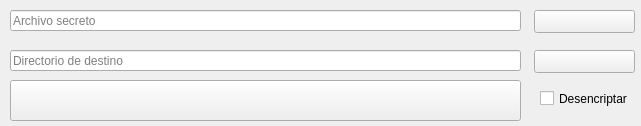
<?xml version="1.0" encoding="UTF-8"?>
<ui version="4.0">
 <class>decrypt_menu</class>
 <widget class="QMainWindow" name="decrypt_menu">
  <property name="geometry">
   <rect>
    <x>0</x>
    <y>0</y>
    <width>641</width>
    <height>126</height>
   </rect>
  </property>
  <property name="windowTitle">
   <string>Hides - El ocultador de archivos</string>
  </property>
  <property name="windowIcon">
   <iconset>
    <normaloff>../Icons/favicon.ico</normaloff>../Icons/favicon.ico</iconset>
  </property>
  <widget class="QWidget" name="centralwidget">
   <widget class="QPushButton" name="unzip_file_search">
    <property name="geometry">
     <rect>
      <x>534</x>
      <y>10</y>
      <width>101</width>
      <height>23</height>
     </rect>
    </property>
    <property name="text">
     <string/>
    </property>
    <property name="icon">
     <iconset>
      <normaloff>../Icons/zip-file-search.png</normaloff>../Icons/zip-file-search.png</iconset>
    </property>
   </widget>
   <widget class="QLineEdit" name="unzip_file">
    <property name="geometry">
     <rect>
      <x>10</x>
      <y>10</y>
      <width>511</width>
      <height>21</height>
     </rect>
    </property>
    <property name="readOnly">
     <bool>true</bool>
    </property>
    <property name="placeholderText">
     <string>Archivo secreto</string>
    </property>
   </widget>
   <widget class="QPushButton" name="output_dir_search">
    <property name="geometry">
     <rect>
      <x>534</x>
      <y>50</y>
      <width>101</width>
      <height>23</height>
     </rect>
    </property>
    <property name="text">
     <string/>
    </property>
    <property name="icon">
     <iconset>
      <normaloff>../Icons/folder-search.png</normaloff>../Icons/folder-search.png</iconset>
    </property>
   </widget>
   <widget class="QLineEdit" name="output_dir">
    <property name="geometry">
     <rect>
      <x>10</x>
      <y>50</y>
      <width>511</width>
      <height>21</height>
     </rect>
    </property>
    <property name="readOnly">
     <bool>true</bool>
    </property>
    <property name="placeholderText">
     <string>Directorio de destino</string>
    </property>
   </widget>
   <widget class="QPushButton" name="start">
    <property name="geometry">
     <rect>
      <x>10</x>
      <y>80</y>
      <width>511</width>
      <height>41</height>
     </rect>
    </property>
    <property name="text">
     <string/>
    </property>
    <property name="icon">
     <iconset>
      <normaloff>../Icons/terminal.png</normaloff>../Icons/terminal.png</iconset>
    </property>
   </widget>
   <widget class="QCheckBox" name="decrypt">
    <property name="geometry">
     <rect>
      <x>540</x>
      <y>90</y>
      <width>91</width>
      <height>17</height>
     </rect>
    </property>
    <property name="text">
     <string>Desencriptar</string>
    </property>
   </widget>
  </widget>
 </widget>
 <resources/>
 <connections/>
</ui>
